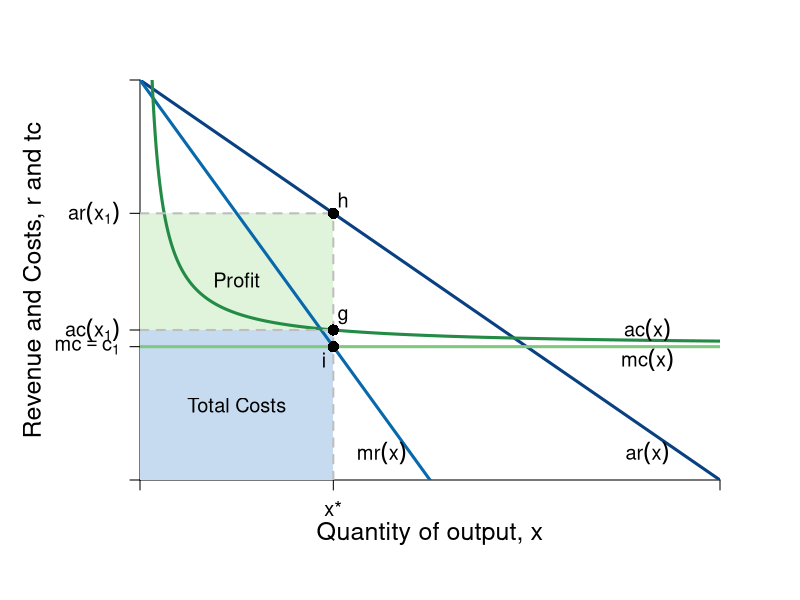

The R script that drew this image:
#Graph Designer: Simon Halliday
#Authors: Bowles, Foley and Halliday
#Title: Coordination, Conflict and Competition: A Text in Microeconomics

require(shape)
pdf(file = "firmmarketsupply/profit_cap_constraint.pdf", width = 9, height = 7)

#Set parameters for graphics
axislabelsize <- 1.5
labelsize <- 1.2
graphlinewidth <- 3
segmentlinewidth <- 2

COL <- c("#7fc97f", "#beaed4", "#fdc086", "#ffff99", "#386cb0", "#f0027f", "#bf5b17", "#666666")
COLA <- c("#e0f3db", "#99d8c9","#66c2a4","#41ae76", "#238b45", "#005824")
COLB <- c("#c6dbef", "#4eb3d3", "#2b8cbe", "#0868ac","#084081")

#Edited the margins to cater for the larger LHS labels
par(mar =  c(6, 7, 4, 4))

AvgRevenue <- function(x, rmax = 12, xmax = 12){
  rmax - (rmax/xmax)*x
}

MRevenue <- function(x, rmax = 12, xmax = 12){
  rmax - 2*(rmax/xmax)*x
}

AvgCost <- function(x, c0 = 2, c1 = 4){
  c0/x + c1
}

xlims <- c(0, 12)
ylims <- c(0, 12)

npts <- 501 
x <- seq(xlims[1], xlims[2], length.out = npts)
y <- seq(ylims[1], ylims[2], length.out = npts) 
a <- c(13, 16.75, 19.25)

plot(0, 0, xlim = xlims, ylim = ylims, type = "n",
     xlab = expression(paste("")),
     ylab = expression(paste("")), 
     xaxt = "n", 
     yaxt = "n", 
     cex.lab = axislabelsize, 
     bty = "n",
     xaxs="i", 
     yaxs="i")

# ticksy <- seq(from = ylims[1], to = ylims[2], by = 1)
# ylabels <- seq(from = ylims[1], to = ylims[2], by = 1)
# ticksx <- seq(from = xlims[1], to = xlims[2], by = 1)
# xlabels <- seq(from = xlims[1], to = xlims[2], by = 1)
ticksy <- c(0, 4, AvgCost(x = 4), AvgRevenue(x = 4), ylims[2])
ylabels <- c(NA, expression(paste(mc == c[1])), expression(paste(ac(x[1]))), expression(paste(ar(x[1]))), NA)
ticksx <- c(0, 4, xlims[2])
xlabels <- c(NA, expression(paste(x,"*")), NA)

axis(1, at = ticksx, pos = 0, labels = xlabels, cex.axis = labelsize)
axis(2, at = ticksy, pos = 0, labels = ylabels, las = 1, cex.axis = labelsize)

npts <- 500 
xx1 <- seq(xlims[1], xlims[2], length.out = npts)
xx3 <- seq(2, 6, length.out = npts)

#Draw the polygon for profit
xpoly1 <- c(0, 4, 4, 0, 0)
ypoly1 <- c(AvgCost(x = 4), AvgCost(x = 4), AvgRevenue(x = 4), AvgRevenue(x = 4), AvgCost(x = 4))
polygon(x = xpoly1, y = ypoly1, col=COLA[1], density=NULL, border = NA)

#Draw the polygon for costs
xpoly2 <- c(0, 4, 4, 0, 0)
ypoly2 <- c(0, 0, AvgCost(x = 4), AvgCost(x = 4), AvgCost(x = 4))
polygon(x = xpoly2, y = ypoly2, col=COLB[1], density=NULL, border = NA)

#lines(xx1, bcA(xx1, w = 10, p = 1.5), col = COLB[3], lwd = graphlinewidth)
lines(xx1, AvgRevenue(xx1, rmax = 12, xmax = 12), col = COLB[5], lwd = graphlinewidth)
lines(xx1, MRevenue(xx1, rmax = 12, xmax = 12), col = COLB[4], lwd = graphlinewidth)
lines(xx1, AvgCost(xx1, c0 = 2, c1 = 4), col = COLA[5], lwd = graphlinewidth)

#Label the axes
mtext(expression(paste("Quantity of output, ", x)), side=1, line = 2.5, cex = axislabelsize)
text(-2.2, 0.5*ylims[2], expression(paste("Revenue and Costs, ",r, " and ", tc)), xpd = TRUE, cex = axislabelsize, srt = 90) 

#Label curves
text(10.5, 4.5, expression(paste(ac(x))), cex = labelsize)
text(10.5, 3.6, expression(paste(mc(x))), cex = labelsize)
text(10.5, 0.8, expression(paste(ar(x))), cex = labelsize)
text(5, 0.8, expression(paste(mr(x))), cex = labelsize)

#Labels cost and profit areas
text(2, 0.5*AvgCost(x = 4), expression("Total Costs"), cex = labelsize)
text(2, 6, expression("Profit"), cex = labelsize)

#Draw segments for total costs
segments(0, AvgRevenue(x = 4), 4, AvgRevenue(x = 4), lty = 2, col = "gray" , lwd = segmentlinewidth)
segments(4, 0, 4, AvgRevenue(x = 4), lty = 2, col = "gray" , lwd = segmentlinewidth)

segments(0, AvgCost(x = 4), 4, AvgCost(x = 4), lty = 2, col = "gray" , lwd = segmentlinewidth)
segments(0, 4, xlims[2], 4, lty = 1, col = COL[1] , lwd = graphlinewidth)

#Label Points for comparison
points(4, MRevenue(x = 4), pch = 16, col = "black", cex = 1.5)
text(3.8, MRevenue(x = 4) - 0.4, expression(i), cex = labelsize)

points(4, AvgCost(x = 4), pch = 16, col = "black", cex = 1.5)
text(4.2, AvgCost(x = 4) + 0.4, expression(g), cex = labelsize)

points(4, AvgRevenue(x = 4), pch = 16, col = "black", cex = 1.5)
text(4.2, AvgRevenue(x = 4) + 0.4, expression(h), cex = labelsize)


dev.off()
